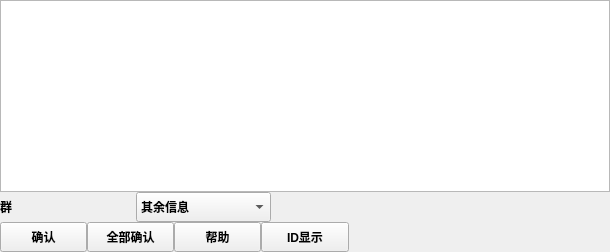
       <widget class="QWidget" name="page_information">
        <property name="font">
         <font>
          <weight>75</weight>
          <bold>true</bold>
         </font>
        </property>
        <layout class="QGridLayout" name="gridLayout_20">
         <property name="leftMargin">
          <number>0</number>
         </property>
         <property name="topMargin">
          <number>0</number>
         </property>
         <property name="rightMargin">
          <number>0</number>
         </property>
         <property name="bottomMargin">
          <number>0</number>
         </property>
         <property name="spacing">
          <number>6</number>
         </property>
         <item row="0" column="0">
          <layout class="QVBoxLayout" name="verticalLayout_7">
           <property name="spacing">
            <number>0</number>
           </property>
           <item>
            <widget class="QTableView" name="tableView_information"/>
           </item>
           <item>
            <widget class="QWidget" name="widget_10" native="true">
             <property name="font">
              <font>
               <weight>75</weight>
               <bold>true</bold>
              </font>
             </property>
             <layout class="QHBoxLayout" name="horizontalLayout_11" stretch="1,1,2,5">
              <property name="spacing">
               <number>0</number>
              </property>
              <property name="leftMargin">
               <number>0</number>
              </property>
              <property name="topMargin">
               <number>0</number>
              </property>
              <property name="rightMargin">
               <number>0</number>
              </property>
              <property name="bottomMargin">
               <number>0</number>
              </property>
              <item>
               <widget class="QLabel" name="label_information_qunzu">
                <property name="text">
                 <string>群</string>
                </property>
               </widget>
              </item>
              <item>
               <spacer name="horizontalSpacer_12">
                <property name="orientation">
                 <enum>Qt::Horizontal</enum>
                </property>
                <property name="sizeHint" stdset="0">
                 <size>
                  <width>73</width>
                  <height>20</height>
                 </size>
                </property>
               </spacer>
              </item>
              <item>
               <widget class="QComboBox" name="comboBox_information_qunzu">
                <property name="minimumSize">
                 <size>
                  <width>0</width>
                  <height>30</height>
                 </size>
                </property>
                <property name="layoutDirection">
                 <enum>Qt::LeftToRight</enum>
                </property>
                <item>
                 <property name="text">
                  <string>其余信息</string>
                 </property>
                </item>
                <item>
                 <property name="text">
                  <string>所有信息</string>
                 </property>
                </item>
                <item>
                 <property name="text">
                  <string>致命信息</string>
                 </property>
                </item>
                <item>
                 <property name="text">
                  <string>错误</string>
                 </property>
                </item>
                <item>
                 <property name="text">
                  <string>不关键错误</string>
                 </property>
                </item>
                <item>
                 <property name="text">
                  <string>致命应用错误</string>
                 </property>
                </item>
               </widget>
              </item>
              <item>
               <spacer name="horizontalSpacer_13">
                <property name="orientation">
                 <enum>Qt::Horizontal</enum>
                </property>
                <property name="sizeHint" stdset="0">
                 <size>
                  <width>376</width>
                  <height>20</height>
                 </size>
                </property>
               </spacer>
              </item>
             </layout>
            </widget>
           </item>
           <item>
            <widget class="QWidget" name="widget_11" native="true">
             <property name="font">
              <font>
               <weight>75</weight>
               <bold>true</bold>
              </font>
             </property>
             <layout class="QHBoxLayout" name="horizontalLayout_12" stretch="1,1,1,1,3">
              <property name="spacing">
               <number>0</number>
              </property>
              <property name="leftMargin">
               <number>0</number>
              </property>
              <property name="topMargin">
               <number>0</number>
              </property>
              <property name="rightMargin">
               <number>0</number>
              </property>
              <property name="bottomMargin">
               <number>0</number>
              </property>
              <item>
               <widget class="QPushButton" name="btn_information_confirm">
                <property name="minimumSize">
                 <size>
                  <width>0</width>
                  <height>30</height>
                 </size>
                </property>
                <property name="text">
                 <string>确认</string>
                </property>
               </widget>
              </item>
              <item>
               <widget class="QPushButton" name="btn_information_all_confirm">
                <property name="minimumSize">
                 <size>
                  <width>0</width>
                  <height>30</height>
                 </size>
                </property>
                <property name="text">
                 <string>全部确认</string>
                </property>
               </widget>
              </item>
              <item>
               <widget class="QPushButton" name="btn_information_help">
                <property name="minimumSize">
                 <size>
                  <width>0</width>
                  <height>30</height>
                 </size>
                </property>
                <property name="text">
                 <string>帮助</string>
                </property>
               </widget>
              </item>
              <item>
               <widget class="QPushButton" name="btn_information_ID_show">
                <property name="minimumSize">
                 <size>
                  <width>0</width>
                  <height>30</height>
                 </size>
                </property>
                <property name="text">
                 <string>ID显示</string>
                </property>
               </widget>
              </item>
              <item>
               <spacer name="horizontalSpacer_14">
                <property name="orientation">
                 <enum>Qt::Horizontal</enum>
                </property>
                <property name="sizeHint" stdset="0">
                 <size>
                  <width>290</width>
                  <height>20</height>
                 </size>
                </property>
               </spacer>
              </item>
             </layout>
            </widget>
           </item>
          </layout>
         </item>
        </layout>
       </widget>
